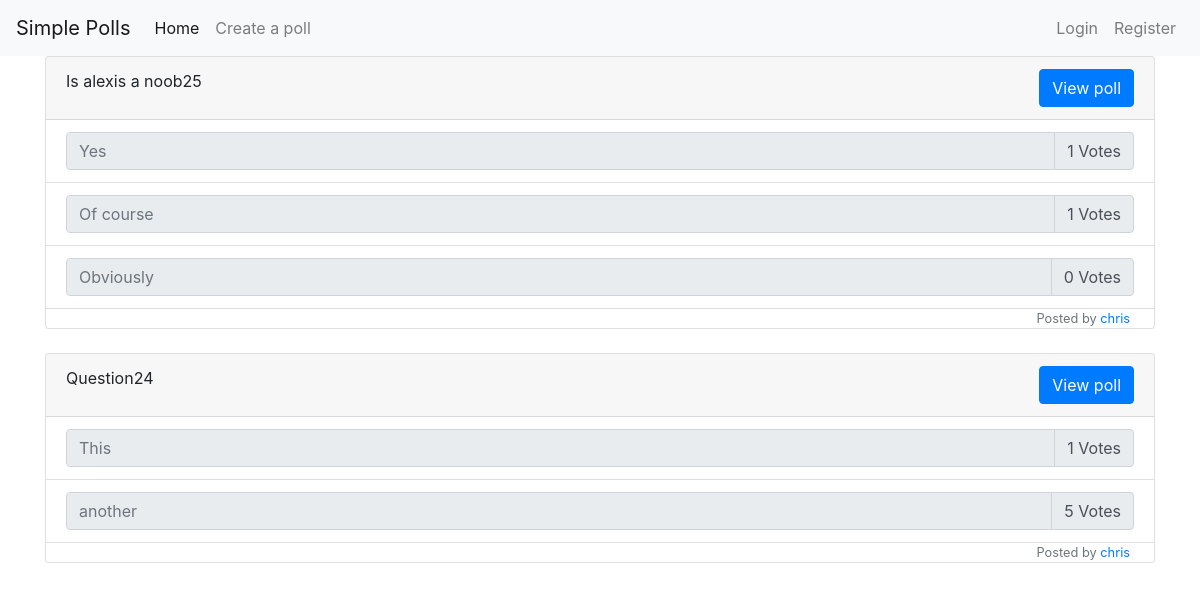
Page /poll/ on the earlier database version.
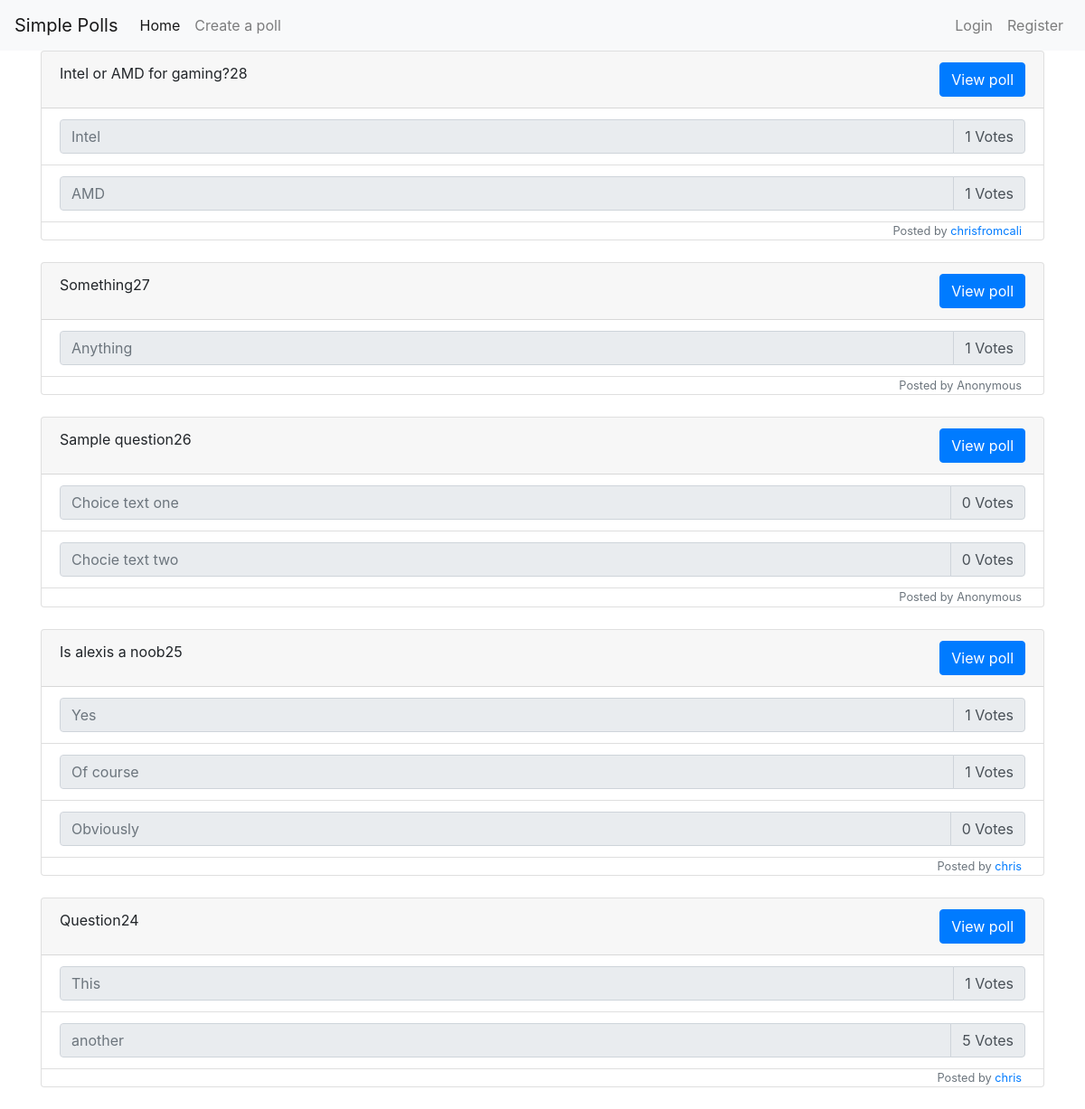
Same page on the later database version.
### poll/models.py (models this page shows, shortened)
class Question(models.Model):
    question_text = models.CharField(max_length=128)
    date_published = models.DateTimeField(default=timezone.now)
    author = models.ForeignKey(User, on_delete=models.CASCADE, blank=True, null=True)

class Choices(models.Model):
    choice_text = models.CharField(max_length=256)
    question = models.ForeignKey(Question, on_delete=models.CASCADE)
    votes = models.IntegerField(default=0)
    def __str__(self):
        return self.choice_text

### poll/views.py (the view)
# urls.py: path('', views.home, name='poll-home'),
def home(request):
    if request.user.is_authenticated:
        username = request.user.username
        user = User.objects.get(username=username)
        context = {
            'user': user
        }
        return render(request, 'poll/user-home.html', context)
    else:
        recent_polls = Question.objects.all().order_by('-id')[:10]
        for poll in recent_polls:
            print(poll.question_text)
            for choice in poll.choices_set.all():
                print(choice)
        context = {'polls': recent_polls}
        return render(request, 'poll/home.html', context)

### poll/templates/poll/home.html
{% extends "user/base.html" %}
{% block body %}
<div class="container">
    {% for question in polls %}
    <div class="card mb-4">
        <div class="card-header">
                <span>
                        {{question.question_text}}{{question.id}}
                    </span>
                    <span style="float: right;">
                        <form action="{% url 'poll-view' question.id %}" method="get">
                            <button type="submit" class="btn btn-primary">View poll</button>
                        </form>
                    </span>
        </div>
            <ul class="list-group list-group-flush">
                {% for choice in question.choices_set.all %}
                <li class="list-group-item">
                    <div class="input-group">
                        <input type="text" class="form-control" placeholder="{{choice.choice_text}}" readonly>
                        <div class="input-group-append">
                            <span class="input-group-text">{{choice.votes}} Votes</span>
                        </div>
                    </div>
                </li>
                {% endfor %}
            </ul>
        <small class="text-secondary text-right pr-4">
            {% if question.author is None %}
                Posted by Anonymous
            {% else %}
                Posted by <a href="#">{{question.author}}</a>
            {% endif %}
        </small>
    </div>
    {% endfor %}
</div>
{% endblock body %}

Differences in the rows shown:
added Question: question_text "Intel or AMD for gaming?", id "28", author "chrisfromcali"
added Choices: choice_text "Intel", votes "1", shown under "Intel or AMD for gaming?"
added Choices: choice_text "AMD", votes "1", shown under "Intel or AMD for gaming?"
added Question: question_text "Something", id "27", shows "Posted by Anonymous"
added Choices: choice_text "Anything", votes "1", shown under "Something"
added Question: question_text "Sample question", id "26", shows "Posted by Anonymous"
added Choices: choice_text "Choice text one", votes "0", shown under "Sample question"
added Choices: choice_text "Chocie text two", votes "0", shown under "Sample question"
